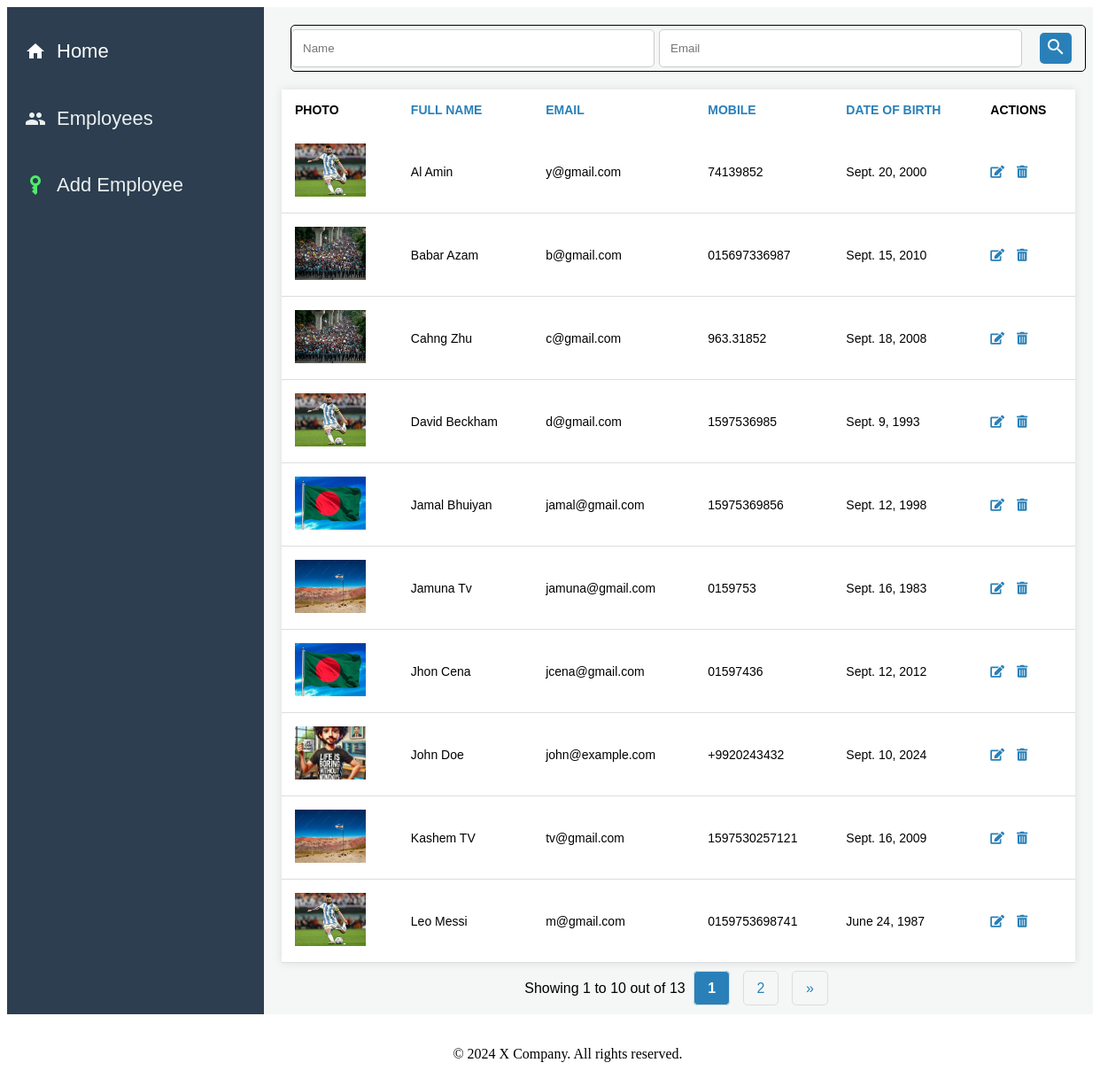
/employees/, run on the app's committed database.
### employees/models.py (models this page shows, shortened)
class Employee(models.Model):
    first_name = models.CharField(max_length=100)
    last_name = models.CharField(max_length=100)
    email = models.EmailField(unique=True)
    mobile = models.CharField(max_length=15)
    date_of_birth = models.DateField()
    photo = models.ImageField(upload_to='photos/')

### employees/views.py (the view, shortened to what this page needs)
# urls.py: path('', views.employee_list, name='employee_list'),  # The employee list view
def employee_list(request):
    search_name_query = request.GET.get('search_name', '')
    search_email_query = request.GET.get('search_email', '')
    sort_by = request.GET.get('sort', 'first_name')
    employees = Employee.objects.all()
    employees = employees.order_by(sort_by)
    paginator = Paginator(employees, 10)  # Show 10 employees per page
    page_number = request.GET.get('page')
    page_obj = paginator.get_page(page_number)
    return render(request, 'employees/employee_list.html', {
        'page_obj': page_obj,
        'search_name_query': search_name_query,
        'search_email_query': search_email_query,
        'sort_by': sort_by,
    })

### employees/templates/employees/employee_list.html (shortened to what this page needs)
<!DOCTYPE html>
<html lang="en">
<head>
    <link rel="stylesheet" href="https://cdnjs.cloudflare.com/ajax/libs/font-awesome/5.15.4/css/all.min.css">
    <link rel="stylesheet" href="styles.css">
</head>
<body>
<div class="container">
    <div class="sidebar">
        <div class="home-title">
            <i class="material-icons">home</i>
            <div>Home</div>
        </div>
        <ul>
            <li><a href="{% url 'employee_list' %}">
                <div class="home-title">
                    <i class="material-icons">people</i>
                    <div>Employees</div>
                </div>
            </a></li>
            <li><a href="{% url 'add_employee' %}">
                <div class="home-title">
                    <i class="material-icons key">key</i>
                    <div>Add Employee</div>
                </div>
            </a>
        </ul>
    </div>
    <div class="main-content">
        <div >
            <form method="get" class="search-form">
                <input type="text" name="search_name" value="{{ search_name_query }}" placeholder="Name"
                       class="search-input">
                <input type="text" name="search_email" value="{{ search_email_query }}" placeholder="Email"
                       class="search-input">
                <button type="submit" class="search-button">
                    <i class="material-icons">search</i>
                </button>
            </form>
        </div>
        <table class="employee-table">
            <thead>
            <tr>
                <th>Photo</th>
                <th><a href="?sort=first_name&search={{ search_query }}">Full Name</a></th>
                <th><a href="?sort=email&search={{ search_query }}">Email</a></th>
                <th><a href="?sort=mobile&search={{ search_query }}">Mobile</a></th>
                <th><a href="?sort=date_of_birth&search={{ search_query }}">Date of Birth</a></th>
                <th>Actions</th>
            </tr>
            </thead>
            <tbody id="employee-list">
            {% for employee in page_obj %}
                <tr id="employee-row-{{ employee.id }}">
                    <td><img src="{{ employee.photo.url }}" alt="Photo"></td>
                    <td>{{ employee.first_name }} {{ employee.last_name }}</td>
                    <td>{{ employee.email }}</td>
                    <td>{{ employee.mobile }}</td>
                    <td>{{ employee.date_of_birth }}</td>
                    <td>
                        <a href="{% url 'edit_employee' employee.id %}" title="Edit"><i class="fas fa-edit"></i></a>
                        <a href="#" title="Delete" onclick="confirmDelete({{ employee.id }})"><i
                                class="fas fa-trash-alt"></i></a>
                    </td>
                </tr>
            {% empty %}
                <tr>
                    <td colspan="6">No employees found.</td>
                </tr>
            {% endfor %}
            </tbody>
        </table>
        <div class="pagination">
            <span>Showing {{ page_obj.start_index }} to {{ page_obj.end_index }} out of {{ page_obj.paginator.count }}</span>
            {% for page_num in page_obj.paginator.page_range %}
                {% if page_obj.number == page_num %}
                    <strong>{{ page_num }}</strong>
                {% else %}
                    <a href="?page={{ page_num }}&search={{ search_query }}">{{ page_num }}</a>
                {% endif %}
            {% endfor %}
            {% if page_obj.has_next %}
                <a href="?page={{ page_obj.next_page_number }}&search={{ search_query }}">&raquo;</a>
            {% endif %}
        </div>
    </div>
</div>
<div class="footer">
    <p>&copy; 2024 X Company. All rights reserved.</p>
</div>
</body>
</html>

### employees/styles.css (style rules this page uses)
.home-title { display: flex; gap: 12px; align-items: center; height: 60px; width: 250px; font-size: 22px; }
.key { rotate: 90deg; color: #50ea69; }
.container { display: flex; flex-direction: row; min-height: 100vh; font-family: Arial, sans-serif; }
.sidebar { width: 250px; background-color: #2c3e50; padding: 20px; color: white; }
.sidebar ul { list-style: none; padding: 0; }
.sidebar ul li { margin-bottom: 15px; }
.sidebar ul li a { color: #ecf0f1; text-decoration: none; font-size: 18px; display: block; border-radius: 5px; }
.main-content { flex-grow: 1; padding: 20px; background-color: #f4f7f6; }
.search-form { width: 100%; display: flex; gap: 5px; margin-left: 10px; justify-content: space-evenly; margin-bottom: 20px; border: 1px solid black; border-radius: 5px; }
.search-input { width: 100%; margin-top: 4px; margin-bottom: 4px; padding: 8px 12px; border: 1px solid #ccc; border-radius: 5px; height: 25px; }
.search-button { margin: 8px 15px; background-color: #2980b9; color: white; border: none; border-radius: 5px; cursor: pointer; }
.employee-table { width: 100%; border-collapse: collapse; background-color: white; box-shadow: 0 0 10px rgba(0, 0, 0, 0.1); }
.employee-table th, .employee-table td { padding: 15px; text-align: left; font-size: 14px; }
.employee-table th { text-transform: uppercase; font-size: 14px; color: black; }
.employee-table td { border-bottom: 1px solid #ddd; }
.employee-table img { width: 80px; height: 60px; object-fit: cover; }
.employee-table a { color: #2980b9; text-decoration: none; }
.fas.fa-edit, .fas.fa-trash-alt { margin-right: 10px; color: #2980b9; }
.pagination { text-align: center; margin-top: 20px; }
.pagination a, .pagination strong { margin: 0 5px; padding: 10px 15px; text-decoration: none; color: #2980b9; border: 1px solid #ddd; border-radius: 5px; }
.pagination strong { background-color: #2980b9; color: white; }
.footer { text-align: center; padding: 20px; color: black; position: relative; bottom: 0; width: 100%; }

### data on the page
Employee: photo (picture), first_name "Al", last_name "Amin", email "y@gmail.com", mobile "74139852", date_of_birth "Sept. 20, 2000"
Employee: photo (picture), first_name "Babar", last_name "Azam", email "b@gmail.com", mobile "015697336987", date_of_birth "Sept. 15, 2010"
Employee: photo (picture), first_name "Cahng", last_name "Zhu", email "c@gmail.com", mobile "963.31852", date_of_birth "Sept. 18, 2008"
Employee: photo (picture), first_name "David", last_name "Beckham", email "d@gmail.com", mobile "1597536985", date_of_birth "Sept. 9, 1993"
Employee: photo (picture), first_name "Jamal", last_name "Bhuiyan", email "jamal@gmail.com", mobile "15975369856", date_of_birth "Sept. 12, 1998"
Employee: photo (picture), first_name "Jamuna", last_name "Tv", email "jamuna@gmail.com", mobile "0159753", date_of_birth "Sept. 16, 1983"
Employee: photo (picture), first_name "Jhon", last_name "Cena", email "jcena@gmail.com", mobile "01597436", date_of_birth "Sept. 12, 2012"
Employee: photo (picture), first_name "John", last_name "Doe", email "john@example.com", mobile "+9920243432", date_of_birth "Sept. 10, 2024"
Employee: photo (picture), first_name "Kashem", last_name "TV", email "tv@gmail.com", mobile "1597530257121", date_of_birth "Sept. 16, 2009"
Employee: photo (picture), first_name "Leo", last_name "Messi", email "m@gmail.com", mobile "0159753698741", date_of_birth "June 24, 1987"

### other printed values
{{ page_obj.start_index }} "1"
{{ page_obj.end_index }} "10"
{{ page_obj.paginator.count }} "13"
{{ page_num }} "1"
{{ page_num }} "2"
